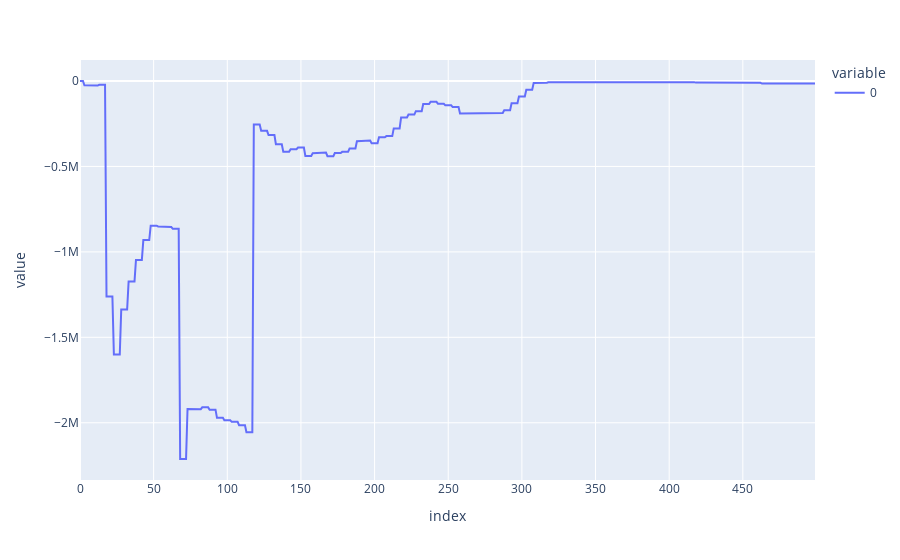

The notebook cell this image was saved under:
### Code cell
px.line(np.array(returns1))

### Figure 1 — Plotly figure (JSON) as saved in the notebook; plotly's stock layout.template omitted (floating-point values rounded to 4 significant figures; data arrays with more than 128 entries replaced by an {"elided": "..."} marker saying what was removed)
{"data": [{"hovertemplate": "variable=0<br>index=%{x}<br>value=%{y}<extra></extra>", "legendgroup": "0", "line": {"color": "#636efa", "dash": "solid"}, "marker": {"symbol": "circle"}, "mode": "lines", "name": "0", "orientation": "v", "showlegend": true, "type": "scatter", "x": {"elided": "500 int values"}, "xaxis": "x", "y": {"elided": "500 float values"}, "yaxis": "y"}], "layout": {"legend": {"title": {"text": "variable"}, "tracegroupgap": 0}, "margin": {"t": 60}, "xaxis": {"anchor": "y", "domain": [0, 1], "title": {"text": "index"}}, "yaxis": {"anchor": "x", "domain": [0, 1], "title": {"text": "value"}}}}
